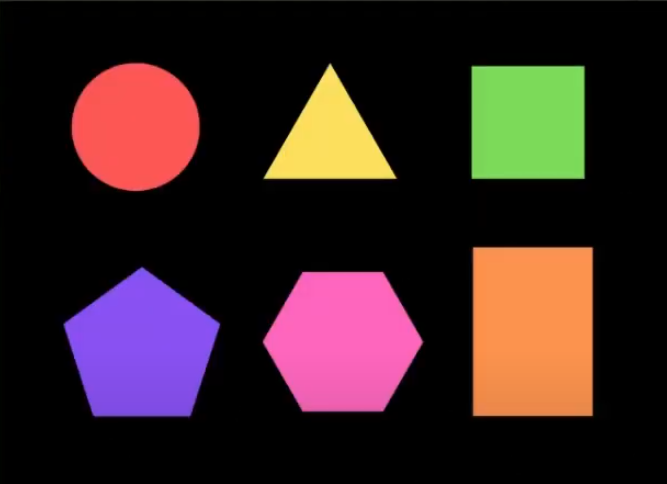
#> input picture OpenCV/Procesamiento de Imágenes/Figuras.png, 667 x 484 px
$ python contornos.py
#> lines starting #> are read from the running program, lines starting #| are printed output that depends on the picture; after the words box and inside, x2 and y2 are one past the last pixel; in counts of white or black regions, pixels touching at a corner belong together
#> further down, im is the input picture: shape (484, 667, 3); mean B, G, R 35.9, 35.9, 56.6
#> `im = cv.cvtColor(im,cv.COLOR_BGR2HSV)`: im: shape (484, 667, 3); mean H, S, V 24.6, 64.2, 65.5
import cv2 as cv
import matplotlib.pyplot as plt
import numpy as np


def contornos(im):

    _,_,im_v = cv.split(im)
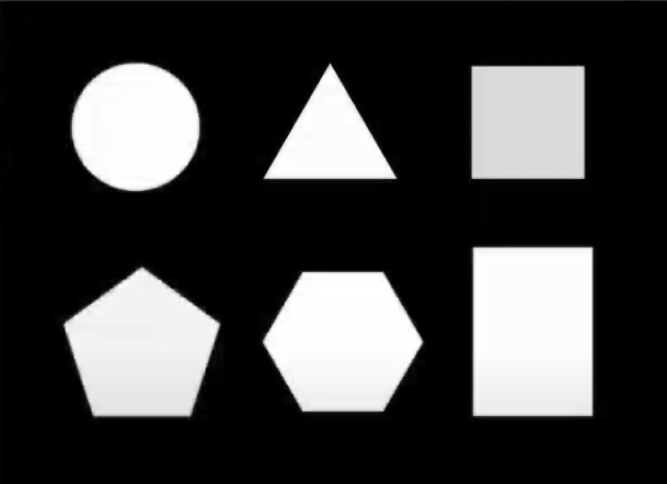
#> im_v: shape (484, 667); min 0, max 255, mean 65.5

    umbral_min = 0
    umbral_max = 255
    cannyEdge = cv.Canny(im_v, umbral_min, umbral_max)
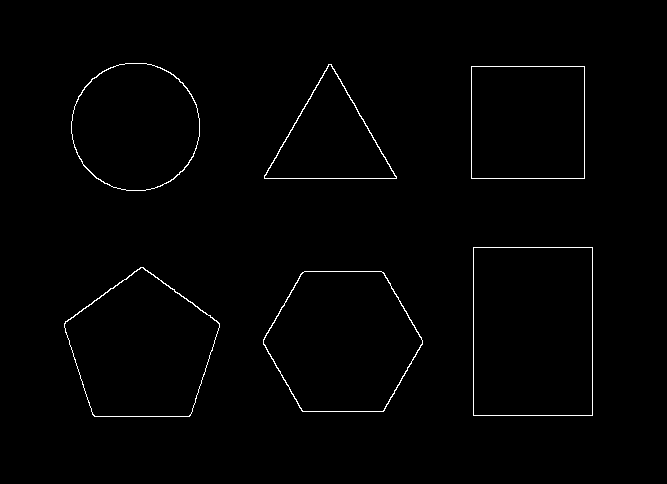
#> cannyEdge: shape (484, 667); 0.97% white in thin lines or dots, all inside (x1, y1, x2, y2) = (64, 63, 593, 417)

    umbral_bin = 100
    _, im_bin = cv.threshold(im_v, umbral_bin, 255, cv.THRESH_BINARY)
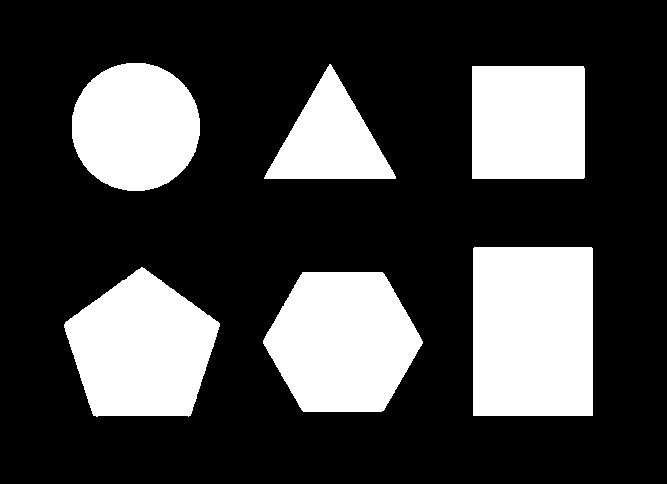
#> im_bin: shape (484, 667); 27% white; 6 white regions
    contornos, _ = cv.findContours(im_bin,cv.RETR_TREE,cv.CHAIN_APPROX_SIMPLE)
#> contornos = 6 contours; box (x1, y1, x2, y2) and area: (473, 247, 593, 416) 19991, (263, 272, 423, 412) 16715, (64, 267, 220, 417) 16055, (72, 63, 200, 191) 12792, (472, 66, 585, 179) 12542, (264, 64, 396, 179) 7636
    #contornos = [contornos[0]]
    im_contornos = np.zeros(im_v.shape)
    cv.drawContours(im_contornos, contornos, -1, (255,255,255), 2)
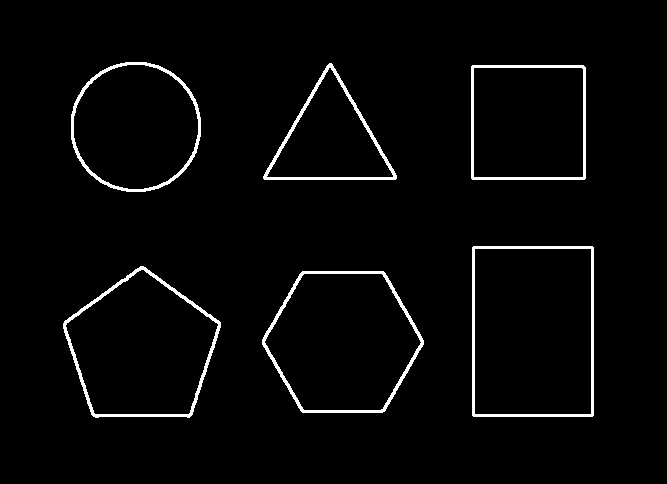
#> im_contornos: shape (484, 667) float64; 2.8% white; 6 white regions, box (x1, y1, x2, y2) and area: (472, 246, 594, 417) 1718, (63, 266, 221, 418) 1654, (262, 271, 424, 413) 1628, (71, 62, 201, 192) 1379, (471, 65, 586, 180) 1339, (263, 63, 397, 180) 1335


    plt.figure()

    plt.subplot(2,2,1)
    plt.imshow(im_v, cmap='gray')
    plt.title("Foto (Value)")

    plt.subplot(2,2,2)
    plt.imshow(cannyEdge, cmap='gray')
    plt.title("Canny")

    plt.subplot(2,2,3)
    plt.imshow(im_contornos, cmap='gray')
    plt.title("Contorno")

    plt.show()


if __name__ == '__main__':
    im = cv.imread("Figuras.png")
    im = cv.cvtColor(im,cv.COLOR_BGR2HSV)

    contornos(im)
